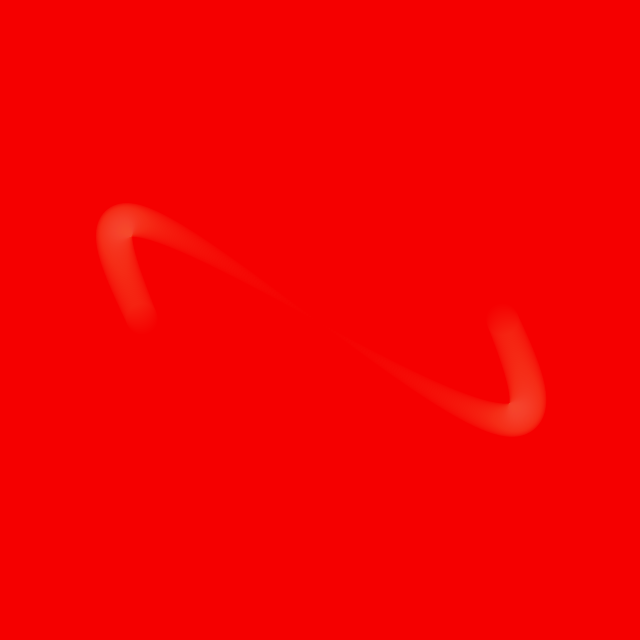
Frame 1 (no input)
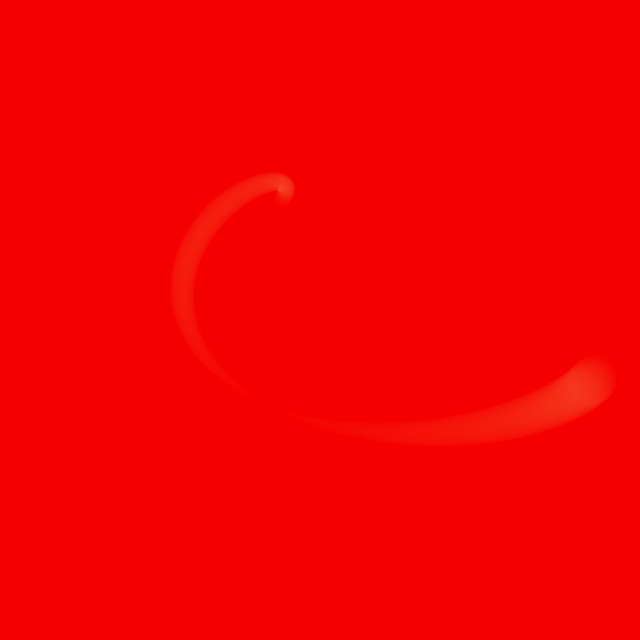
Frame 60 (the mouse pressed at the canvas centre just before this capture)
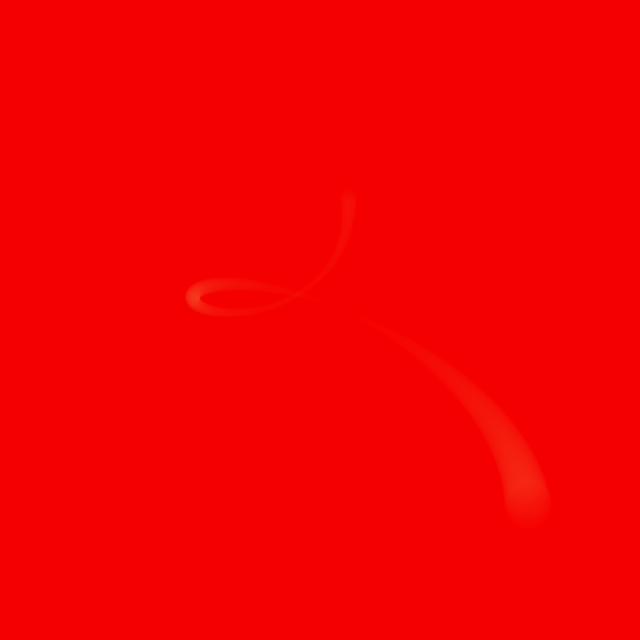
Frame 120 (the mouse held since frame 60 and released just before this capture)

The Processing sketch that drew these frames (run headless with seeded random() and noise(); from frame 60 on, the mouse is pressed at the canvas centre):

// Processing sketch: processing_167309
// ── processing_167309.pde

void setup(){
  size(640, 640);
  noStroke();
}

void draw(){
  fill(#F50000);
  rect(0, 0, width, height);
  fill(255, 200, 100, 3);
  translate(width/2, height/2);
  rotate(radians(frameCount/2));
  for(int i = -180; i < 180; i++){
    float x = i+sin(radians(i-frameCount))*100;
    float y = sin(radians(i+frameCount))*100;
    float d = abs(map(x, -280, 280, -50, 50));
    ellipse(x, y, d, d);
  } 
}
